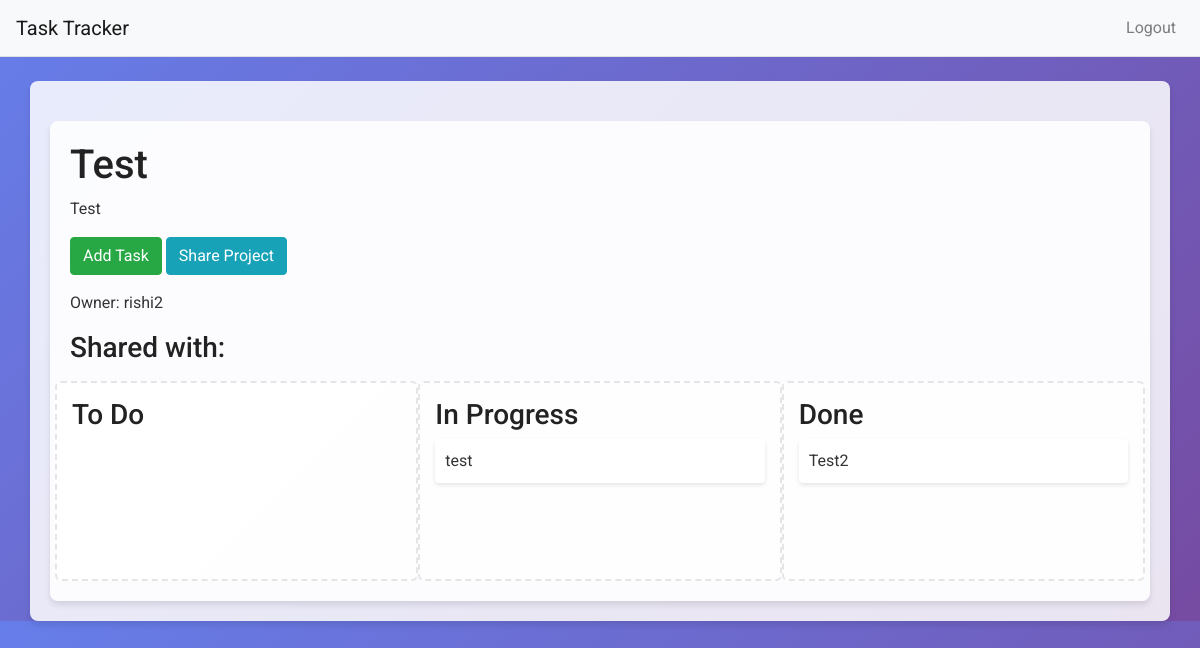
Before: /projects/1 (signed in) with the older database file.
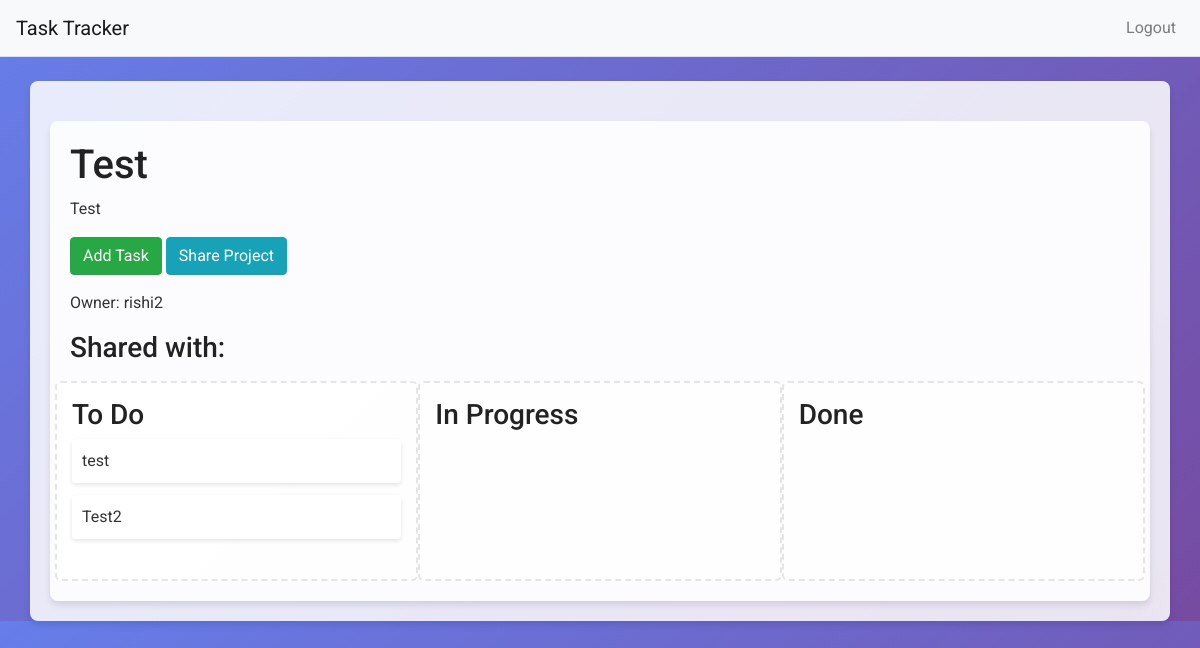
After: the same page with the newer database file.
### app.py (models this page shows, shortened)
class Project(db.Model):
    id = db.Column(db.Integer, primary_key=True)
    name = db.Column(db.String(150), nullable=False)
    description = db.Column(db.Text)
    owner_id = db.Column(db.Integer, db.ForeignKey('user.id'), nullable=False)
    tasks = db.relationship('Task', backref='project', lazy=True)
    shared_users = db.relationship('User', secondary=project_shares, backref=db.backref('projects_shared_with', lazy='dynamic'))

class User(UserMixin, db.Model):
    id = db.Column(db.Integer, primary_key=True)
    username = db.Column(db.String(100), unique=True, nullable=False)
    email = db.Column(db.String(150), unique=True, nullable=False)
    password_hash = db.Column(db.String(256), nullable=False)
    projects = db.relationship('Project', backref='owner', lazy=True)
    tasks = db.relationship('Task', backref='assignee', lazy=True)
    shared_projects = db.relationship('Project', secondary=project_shares, backref=db.backref('shared_with_users', lazy='dynamic'))

class Task(db.Model):
    id = db.Column(db.Integer, primary_key=True)
    title = db.Column(db.String(150), nullable=False)
    description = db.Column(db.Text)
    status = db.Column(db.String(50), default='todo')  # possible values: todo, in_progress, done
    project_id = db.Column(db.Integer, db.ForeignKey('project.id'), nullable=False)
    assigned_to_id = db.Column(db.Integer, db.ForeignKey('user.id'))

### app.py (the view)
@app.route('/projects/<int:project_id>')
@login_required
def project_detail(project_id):
    project = Project.query.get_or_404(project_id)
    if current_user not in project.shared_users and project.owner != current_user:
         flash('Access denied.')
         return redirect(url_for('dashboard'))
    return render_template('project_detail.html', project=project)

### app.py (called while the page is built)
@login_manager.user_loader
def load_user(user_id):
    return User.query.get_or_404(int(user_id))

### templates/project_detail.html (shortened to what this page needs)
{% extends "base.html" %}
{% block content %}
<div class="container">
  <h1>{{ project.name }}</h1>
  <p>{{ project.description }}</p>
  <a href="{{ url_for('create_task', project_id=project.id) }}" class="btn btn-success mb-3">Add Task</a>
  <a href="{{ url_for('share_project', project_id=project.id) }}" class="btn btn-info mb-3">Share Project</a>
  <p>Owner: {{ project.owner.username }}</p>
  <h3>Shared with:</h3>
  <div class="row">
    <div class="col-md-4 list-group" id="todo-list" data-status="todo" ondragover="event.preventDefault()">
      <h3>To Do</h3>
      {% for task in project.tasks %}
        {% if task.status == 'todo' %}
          <div class="task-card" draggable="true" data-task-id="{{ task.id }}">{{ task.title }}</div>
        {% endif %}
      {% endfor %}
    </div>
    <div class="col-md-4 list-group" id="in-progress-list" data-status="in_progress" ondragover="event.preventDefault()">
      <h3>In Progress</h3>
      {% for task in project.tasks %}
        {% if task.status == 'in_progress' %}
          <div class="task-card" draggable="true" data-task-id="{{ task.id }}">{{ task.title }}</div>
        {% endif %}
      {% endfor %}
    </div>
    <div class="col-md-4 list-group" id="done-list" data-status="done" ondragover="event.preventDefault()">
      <h3>Done</h3>
      {% for task in project.tasks %}
        {% if task.status == 'done' %}
          <div class="task-card" draggable="true" data-task-id="{{ task.id }}">{{ task.title }}</div>
        {% endif %}
      {% endfor %}
    </div>
  </div>
</div>
{% endblock %}

### templates/base.html (shortened to what this page needs)
<!DOCTYPE html>
<html>
<head>
  <link rel="stylesheet" href="https://stackpath.bootstrapcdn.com/bootstrap/4.5.0/css/bootstrap.min.css">
  <link rel="stylesheet" href="{{ url_for('static', filename='css/style.css') }}">
</head>
<body>
  <nav class="navbar navbar-expand-lg navbar-light bg-light">
    <a class="navbar-brand" href="{{ url_for('dashboard') }}">Task Tracker</a>
    <div class="collapse navbar-collapse">
      <ul class="navbar-nav ml-auto">
        {% if current_user.is_authenticated %}
          <li class="nav-item">
            <a class="nav-link" href="{{ url_for('logout') }}">Logout</a>
          </li>
        {% endif %}
      </ul>
    </div>
  </nav>
  <div class="container mt-4">
      {% block content %}{% endblock %}
  </div>
</body>
</html>

### static/css/style.css (style rules this page uses)
body { font-family: 'Roboto', sans-serif; background: linear-gradient(135deg, #667eea, #764ba2); margin: 0; padding: 0; color: #333; }
.navbar { background: rgba(255, 255, 255, 0.8); backdrop-filter: blur(10px); border-bottom: 1px solid rgba(0, 0, 0, 0.1); }
.container { background: rgba(255, 255, 255, 0.85); padding: 20px; border-radius: 8px; box-shadow: 0 4px 6px rgba(0, 0, 0, 0.1); margin-top: 20px; }
.list-group { min-height: 200px; background-color: rgba(255, 255, 255, 0.8); padding: 15px; border-radius: 6px; border: 2px dashed rgba(0, 0, 0, 0.1); transition: background-color 0.3s ease; }
.task-card { cursor: move; margin-bottom: 12px; background-color: #fff; padding: 10px; border-radius: 4px; box-shadow: 0px 2px 4px rgba(0, 0, 0, 0.1); transition: background-color 0.3s, transform 0.2s; }
[draggable=true] { cursor: move; }
.btn { border-radius: 4px; transition: background-color 0.3s; }
h1, h2, h3 { font-weight: 500; color: #222; }

Changed rows visible on the page:
changed Task "test": moves from the list under "In Progress" to the list under "To Do"
changed Task "Test2": moves from the list under "Done" to the list under "To Do"
